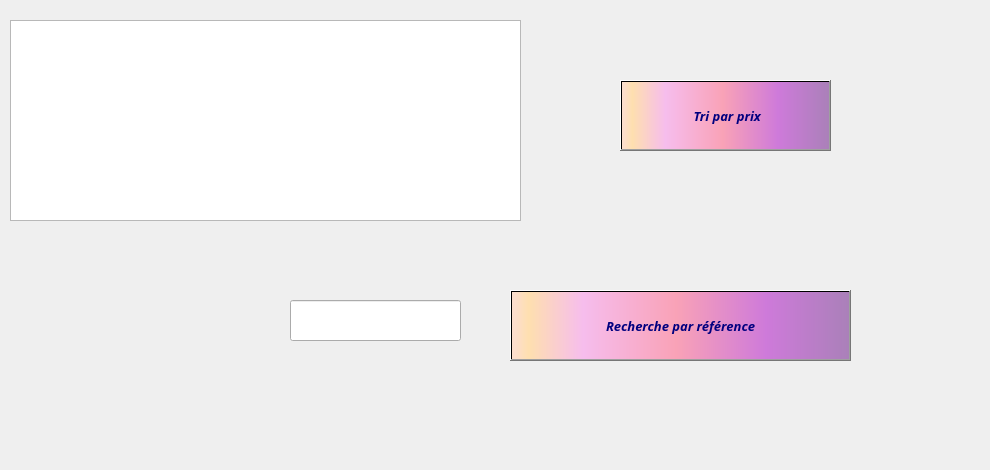
     <widget class="QWidget" name="tab_maintenance_5">
      <attribute name="title">
       <string>Afficher</string>
      </attribute>
      <widget class="QTableView" name="tableView_maintenance">
       <property name="geometry">
        <rect>
         <x>10</x>
         <y>20</y>
         <width>511</width>
         <height>201</height>
        </rect>
       </property>
      </widget>
      <widget class="QPushButton" name="pushButton_maintenance_11">
       <property name="geometry">
        <rect>
         <x>510</x>
         <y>290</y>
         <width>341</width>
         <height>71</height>
        </rect>
       </property>
       <property name="font">
        <font>
         <family>Lucida Calligraphy</family>
         <pointsize>10</pointsize>
         <weight>75</weight>
         <italic>true</italic>
         <bold>true</bold>
         <underline>false</underline>
         <strikeout>false</strikeout>
        </font>
       </property>
       <property name="styleSheet">
        <string notr="true">background-color: qlineargradient(spread:pad, x1:1, y1:0, x2:1, y2:0, stop:0.919598 rgba(255, 0, 111, 255), stop:0.98 rgba(0, 0, 0, 255), stop:1 rgba(235, 148, 61, 255));
color: rgb(0, 0, 127);
background-color: qlineargradient(spread:pad, x1:0, y1:0, x2:1, y2:0, stop:0.0100503 rgba(252, 222, 204, 255), stop:0.0502513 rgba(254, 223, 175, 255), stop:0.211055 rgba(246, 189, 237, 255), stop:0.487437 rgba(249, 162, 183, 255), stop:0.753769 rgba(206, 122, 218, 255), stop:1 rgba(170, 128, 185, 255));</string>
       </property>
       <property name="text">
        <string>Recherche par référence</string>
       </property>
       <property name="icon">
        <iconset>
         <normaloff>../../Sans titre-1.png</normaloff>../../Sans titre-1.png</iconset>
       </property>
       <property name="iconSize">
        <size>
         <width>100</width>
         <height>121</height>
        </size>
       </property>
      </widget>
      <widget class="QPushButton" name="pushButton_maintenance_15">
       <property name="geometry">
        <rect>
         <x>620</x>
         <y>80</y>
         <width>211</width>
         <height>71</height>
        </rect>
       </property>
       <property name="font">
        <font>
         <family>Lucida Calligraphy</family>
         <pointsize>10</pointsize>
         <weight>75</weight>
         <italic>true</italic>
         <bold>true</bold>
         <underline>false</underline>
         <strikeout>false</strikeout>
        </font>
       </property>
       <property name="styleSheet">
        <string notr="true">background-color: qlineargradient(spread:pad, x1:1, y1:0, x2:1, y2:0, stop:0.919598 rgba(255, 0, 111, 255), stop:0.98 rgba(0, 0, 0, 255), stop:1 rgba(235, 148, 61, 255));
color: rgb(0, 0, 127);
background-color: qlineargradient(spread:pad, x1:0, y1:0, x2:1, y2:0, stop:0.0100503 rgba(252, 222, 204, 255), stop:0.0502513 rgba(254, 223, 175, 255), stop:0.211055 rgba(246, 189, 237, 255), stop:0.487437 rgba(249, 162, 183, 255), stop:0.753769 rgba(206, 122, 218, 255), stop:1 rgba(170, 128, 185, 255));</string>
       </property>
       <property name="text">
        <string> Tri par prix</string>
       </property>
       <property name="icon">
        <iconset>
         <normaloff>../../tri.png</normaloff>../../tri.png</iconset>
       </property>
       <property name="iconSize">
        <size>
         <width>100</width>
         <height>121</height>
        </size>
       </property>
      </widget>
      <widget class="QLabel" name="label_maintenance_52">
       <property name="geometry">
        <rect>
         <x>0</x>
         <y>-10</y>
         <width>981</width>
         <height>461</height>
        </rect>
       </property>
       <property name="text">
        <string/>
       </property>
       <property name="pixmap">
        <pixmap>../../00.png</pixmap>
       </property>
      </widget>
      <widget class="QLineEdit" name="lineEdit_maintenance_5">
       <property name="geometry">
        <rect>
         <x>290</x>
         <y>300</y>
         <width>171</width>
         <height>41</height>
        </rect>
       </property>
      </widget>
      <zorder>label_maintenance_52</zorder>
      <zorder>pushButton_maintenance_11</zorder>
      <zorder>pushButton_maintenance_15</zorder>
      <zorder>tableView_maintenance</zorder>
      <zorder>lineEdit_maintenance_5</zorder>
     </widget>
